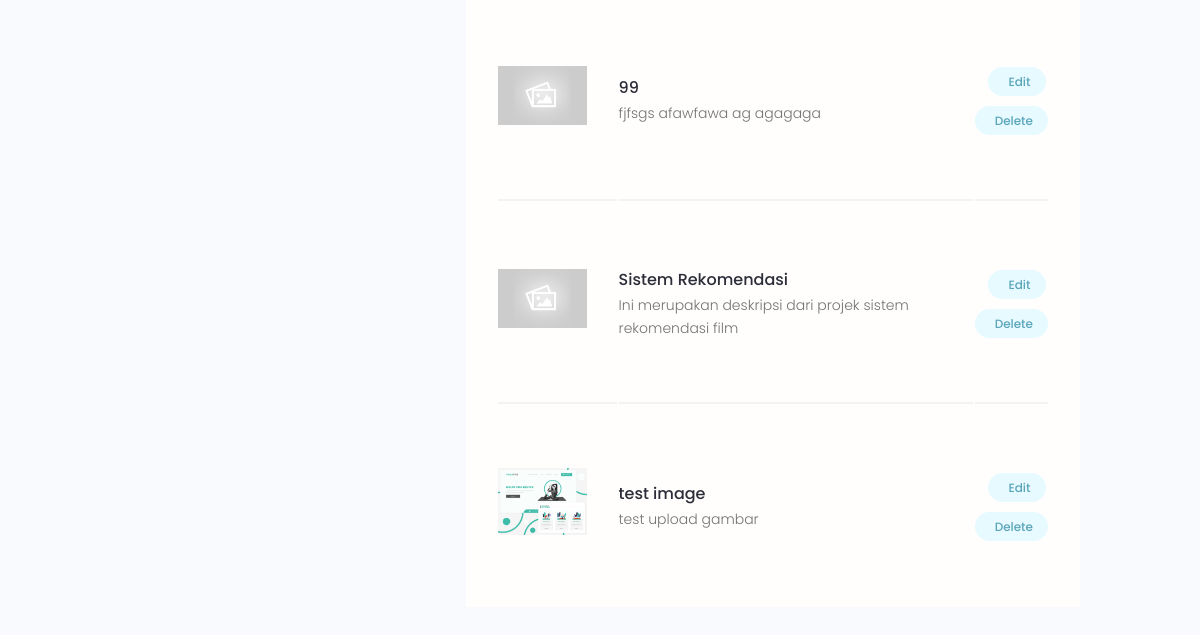
The app's page /account (signed in, lower part), older data.
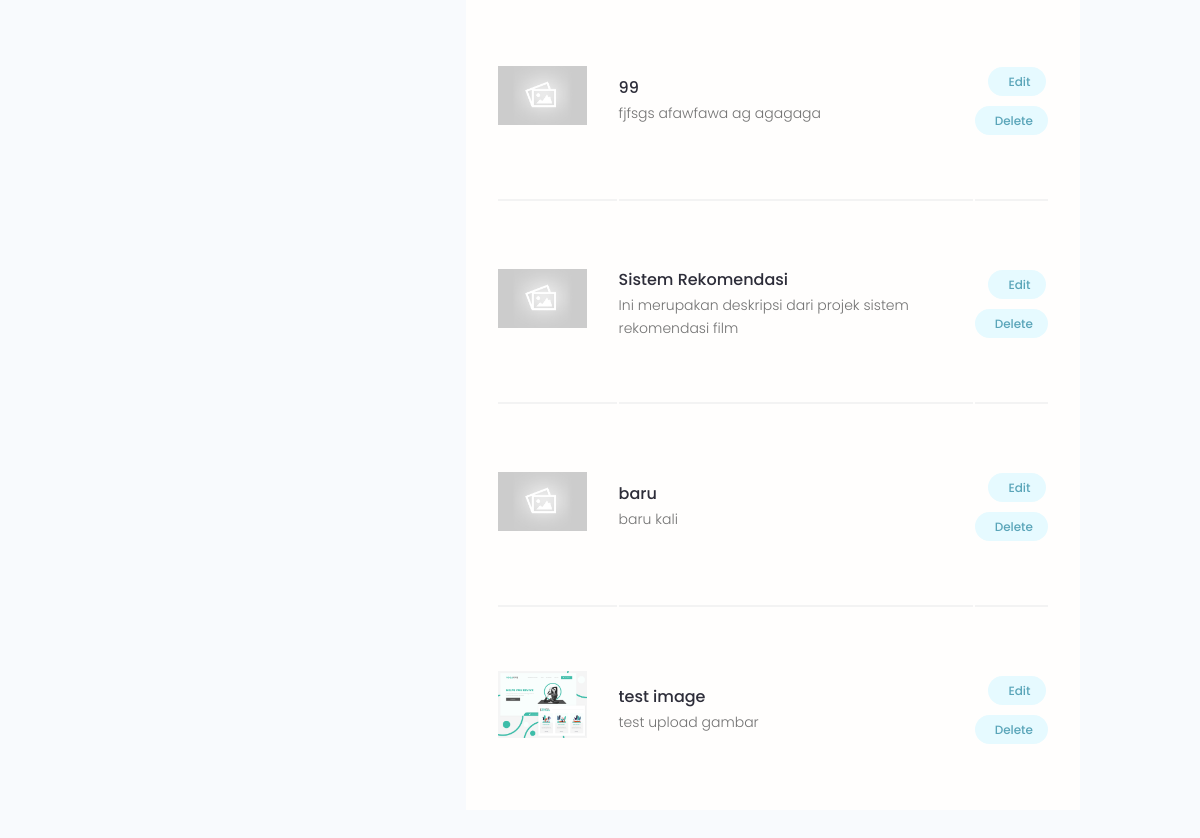
The same page, newer data.
### projects/models.py (models this page shows, shortened)
class Project(models.Model):
    owner = models.ForeignKey("users.Profile", null=True, blank=True, on_delete=models.CASCADE)
    title = models.CharField(max_length=100)
    description = models.TextField(null=True, blank=True)
    featured_img = models.ImageField(null=True, blank=True, default='default.jpg')
    demo_link = models.CharField(max_length=2000, null=True, blank=True)
    source_link = models.CharField(max_length=2000, null=True, blank=True)
    tags = models.ManyToManyField('Tag', blank=True)
    vote_total = models.IntegerField(default=0, null=True, blank=True)
    vote_ratio = models.IntegerField(default=0, null=True, blank=True)
    created = models.DateTimeField(auto_now_add=True)
    id = models.UUIDField(default=uuid.uuid4, unique=True, primary_key=True, editable=False)
    class Meta:
        ordering = ['-vote_ratio', '-vote_total', 'title']

### users/views.py (the view)
# urls.py: path('account', views.userAccount, name='account'),
@login_required(login_url='login')
def userAccount(request):
    profile = request.user.profile
    context = {'profile': profile}
    return render(request, 'users/account.html', context)

### users/templates/users/account.html (shortened to what this page needs)
{% extends "main.html" %}
{% block content %}
  <main class="settingsPage profile my-md">
    <div class="container">
      <div class="layout">
        <div class="column column--1of3">
        </div>
        <div class="column column--2of3">
          <table class="settings__table">
            {% for project in profile.project_set.all %}
            <tr>
                <td class="settings__thumbnail">
                  <a href="{% url 'project' project.id %}"><img src="{{project.featured_img.url}}" alt="{{project.title}}" /></a>
                </td>
                <td class="settings__tableInfo">
                  <a href="{% url 'project' project.id %}">{{project.title}}</a>
                  <p>
                    {{project.description|slice:'150'}}
                  </p>
                </td>
                <td class="settings__tableActions">
                  <a class="tag tag--pill tag--main settings__btn" href="{% url 'update-project' project.id %}"> Edit</a>
                  <a class="tag tag--pill tag--main settings__btn" href="{% url 'delete-project' project.id %}">
                    Delete</a>
                </td>
              </tr>
            {% endfor %}
          </table>
        </div>
      </div>
    </div>
  </main>
{% endblock content %}

Row changes from the older to the newer data that the page shows:
added Project: featured_img (placeholder picture), title "baru", description "baru kali"
